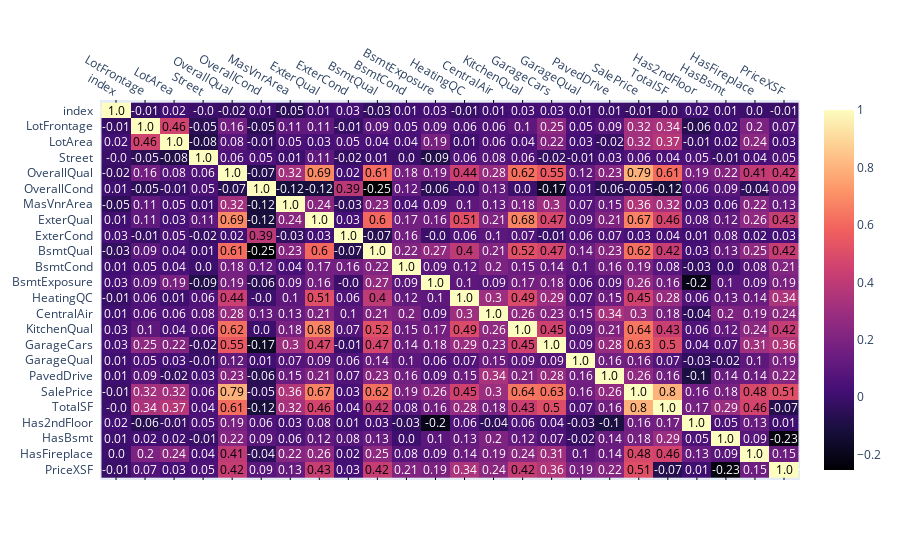

Source (notebook cell):
### Markdown cell above
### New correlations analysis

### Code cell
corrMatrix(df_ok, 'magma')
